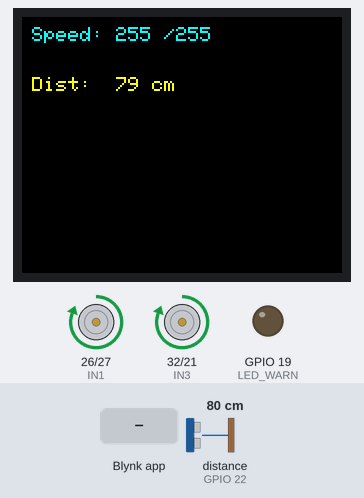
Recording of a sketch running on a simulated ESP32. Parts: 160×128 colour display, motor-driver pin pairs drawn as motors (green arrow = first pin HIGH = forward, orange = second pin HIGH = backward, longer = more drive, scaled by the enable pin), output pins drawn as LEDs (lit = HIGH). Wiring (inferred from the names in the program): ultrasonic range finder: trigger GPIO 23; echo GPIO 22. Inputs (shaded band) come from the test bench; at power-on: distance to the obstacle (sensor on GPIO 22) 80 cm. The echo pulse lasts 58.3 µs per cm; WiFi joins after 1.5 s; servers stay silent unless stated; pins used as bus, display or sensor lines are not drawn.

Above: at 6.2 s.
6.3 s: distance to the obstacle (sensor on GPIO 22) set to 9 cm
At 7.2 s:
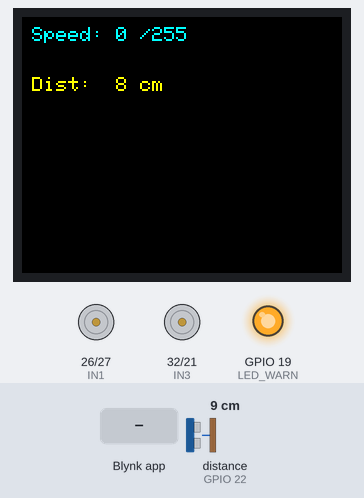
8.0 s: distance to the obstacle (sensor on GPIO 22) set to 13 cm
At 9.3 s:
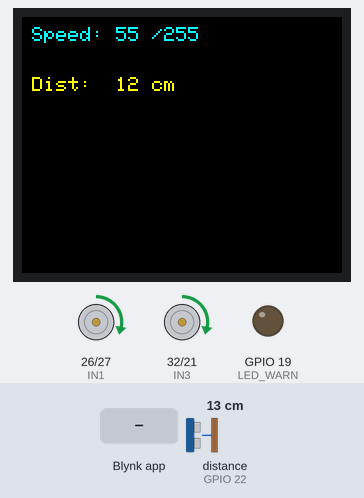
11.0 s: distance to the obstacle (sensor on GPIO 22) set to 60 cm
At 11.19 s:
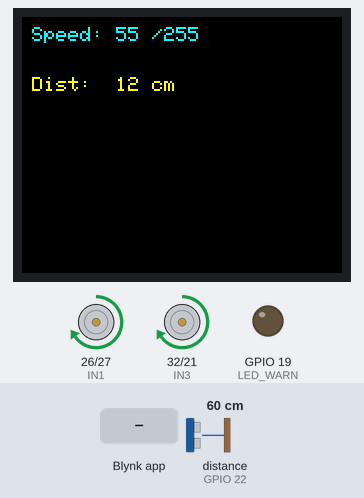
12.8 s: distance to the obstacle (sensor on GPIO 22) set to 35 cm
At 14.4 s:
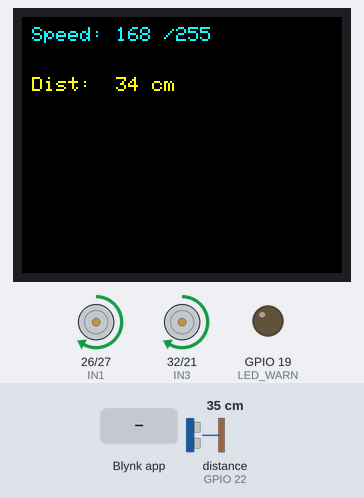
14.7 s: Blynk app writes 0 to V0
At 15.5 s:
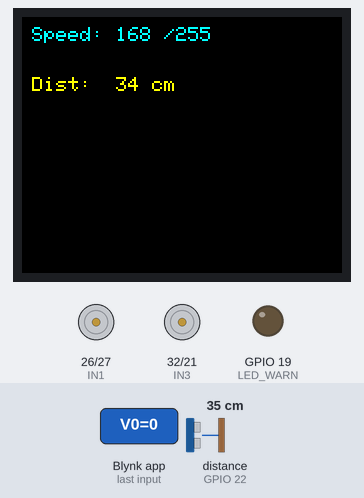
16.2 s: Blynk app writes 1 to V0
At 17.0 s:
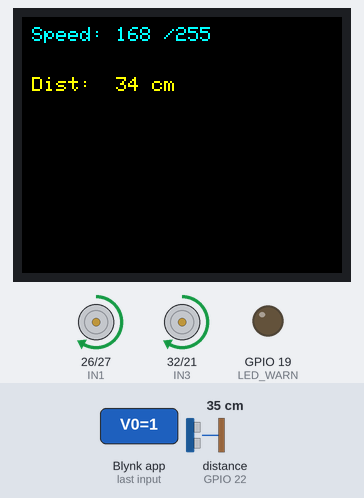
Timing chart, 0 to 18.7 s (numbered marks = the images above; inputs shaded):
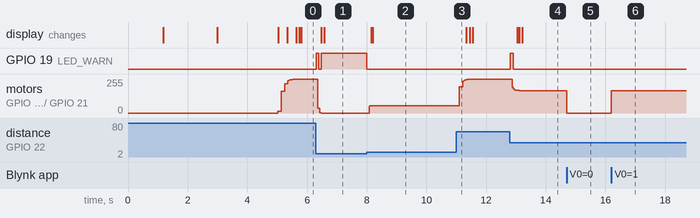

The sketch:

Cruise_Control.ino
```cpp
#define BLYNK_TEMPLATE_ID "TMPL344KpYuQY"
#define BLYNK_TEMPLATE_NAME "Cruise Controller"
#define BLYNK_AUTH_TOKEN "avYC7BNdX9pyZ7lZfAUonfcfdCbLRk0i"

#include <WiFi.h>
#include <BlynkSimpleEsp32.h>
#include <Adafruit_GFX.h>
#include <Adafruit_ST7735.h>
#include <SPI.h>

// TFT SPI pins
#define TFT_CS     5
#define TFT_DC     16
#define TFT_RST    17
Adafruit_ST7735 tft = Adafruit_ST7735(TFT_CS, TFT_DC, TFT_RST);

// WiFi credentials
char ssid[] = "manoj";
char pass[] = "manoj@123";

// Ultrasonic Sensor
#define TRIG_PIN 23
#define ECHO_PIN 22

// Motors
#define ENA 25
#define IN1 26
#define IN2 27
#define ENB 33
#define IN3 32
#define IN4 21

// Brake LED
#define LED_WARN 19

// Variables
int distance = 0;
int targetSpeed = 0;
float currentSpeed = 0;
float smoothing = 0.05;
bool systemOn = true;
bool ledState = false;
bool forceStopped = false;
bool dangerNotified = false;

unsigned long lastDisplay = 0;
unsigned long lastBlink = 0;
unsigned long tooCloseStart = 0;

const unsigned long displayInterval = 100;
const unsigned long blinkInterval = 100;

// Blynk V0 Switch
BLYNK_WRITE(V0) {
  systemOn = param.asInt();
}

void setup() {
  Serial.begin(115200);

  // TFT setup
  tft.initR(INITR_BLACKTAB);
  tft.setRotation(1);
  tft.fillScreen(ST77XX_BLACK);
  tft.setTextSize(2);
  tft.setTextColor(ST77XX_GREEN);
  tft.setCursor(10, 10);
  tft.print("Adaptive Cruise");

  delay(1000);
  tft.setCursor(10, 35);
  tft.setTextColor(ST77XX_YELLOW);
  tft.print("Connecting WiFi...");

  Blynk.begin(BLYNK_AUTH_TOKEN, ssid, pass);

  tft.fillScreen(ST77XX_BLACK);
  tft.setCursor(10, 10);
  tft.setTextColor(ST77XX_GREEN);
  tft.print("WiFi Connected!");
  delay(2000);
  tft.fillScreen(ST77XX_BLACK);

  // Pin setup
  pinMode(TRIG_PIN, OUTPUT);
  pinMode(ECHO_PIN, INPUT);
  pinMode(ENA, OUTPUT); pinMode(IN1, OUTPUT); pinMode(IN2, OUTPUT);
  pinMode(ENB, OUTPUT); pinMode(IN3, OUTPUT); pinMode(IN4, OUTPUT);
  pinMode(LED_WARN, OUTPUT);
  digitalWrite(LED_WARN, LOW);
}

int readDistanceCM() {
  digitalWrite(TRIG_PIN, LOW); delayMicroseconds(2);
  digitalWrite(TRIG_PIN, HIGH); delayMicroseconds(2);
  digitalWrite(TRIG_PIN, LOW);
  long duration = pulseIn(ECHO_PIN, HIGH, 30000);
  return (duration == 0) ? 999 : duration * 0.034 / 2;
}

void setMotors(int pwm) {
  pwm = constrain(pwm, 0, 255);
  if (pwm > 0) {
    digitalWrite(IN1, HIGH); digitalWrite(IN2, LOW);
    digitalWrite(IN3, HIGH); digitalWrite(IN4, LOW);
  } else {
    digitalWrite(IN1, LOW); digitalWrite(IN2, LOW);
    digitalWrite(IN3, LOW); digitalWrite(IN4, LOW);
  }
  analogWrite(ENA, pwm);
  analogWrite(ENB, pwm);
}

void updateLED(int pwm, int prevPwm) {
  if (pwm == 0) {
    digitalWrite(LED_WARN, HIGH);
  } else if (prevPwm > pwm) {
    if (millis() - lastBlink >= blinkInterval) {
      ledState = !ledState;
      digitalWrite(LED_WARN, ledState);
      lastBlink = millis();
    }
  } else {
    digitalWrite(LED_WARN, LOW);
  }
}

void updateDisplay(int pwm, int dist) {
  tft.setTextSize(1);
  tft.setTextWrap(false);

  // Line 1
  tft.fillRect(0, 0, 160, 20, ST77XX_BLACK);
  tft.setCursor(5, 5);
  tft.setTextColor(ST77XX_CYAN);
  tft.print("Speed: ");
  tft.print(pwm);
  tft.print(" /255");

  // Line 2
  tft.fillRect(0, 25, 160, 20, ST77XX_BLACK);
  tft.setCursor(5, 30);
  tft.setTextColor(ST77XX_YELLOW);
  tft.print("Dist:  ");
  tft.print(dist);
  tft.print(" cm");

  // Blynk Terminal
  Blynk.virtualWrite(V1, "Speed: " + String(pwm) );
  Blynk.virtualWrite(V2, "Dist: " + String(dist) + "cm");
}

void loop() {
  Blynk.run();

  if (!systemOn) {
    setMotors(0);
    digitalWrite(LED_WARN, LOW);
    return;
  }

  distance = readDistanceCM();

  if (distance <= 10 && !dangerNotified) {
    Blynk.logEvent("too_close", "🚨 Obstacle too close!");
    dangerNotified = true;
  } else if (distance > 15) {
    dangerNotified = false;
  }

  if (distance <= 10) {
    if (tooCloseStart == 0) tooCloseStart = millis();
    else if (millis() - tooCloseStart > 2000 && !forceStopped) {
      forceStopped = true;
      currentSpeed = 0;
      targetSpeed = 0;
      setMotors(0);
      Blynk.logEvent("force_stop", "🛑 Obstacle held >2s");
    }
  } else {
    tooCloseStart = 0;
    forceStopped = false;
  }

  if (forceStopped) return;

  if (distance > 40) targetSpeed = 255;
  else if (distance > 20) targetSpeed = map(distance, 21, 40, 100, 200);
  else if (distance > 10) targetSpeed = map(distance, 11, 20, 50, 100);
  else targetSpeed = 0;

  int prevSpeed = round(currentSpeed);
  currentSpeed += (targetSpeed - currentSpeed) * smoothing;
  int pwm = round(currentSpeed);

  setMotors(pwm);
  updateLED(pwm, prevSpeed);

  if (millis() - lastDisplay >= displayInterval) {
    updateDisplay(pwm, distance);
    lastDisplay = millis();
  }
}
```

Measured:
- the behaviour switches between 11 and 12 cm on distance to the obstacle (sensor on GPIO 22) (found by bisection; images 1 and 2)
- after the input at 6.3 s, GPIO 19 (LED_WARN): LOW → HIGH at once, → LOW 0.08 s later, → HIGH 0.09 s later; motor on GPIO 26 (IN1) / GPIO 27 (IN2), motor on GPIO 32 (IN3) / GPIO 21 (IN4): forward 255/255 → forward 36/255 after 0.05 s, → stopped 0.07 s later; the display: first changes after 0.18 s (image 1 shows a later state)
- after the input at 8.0 s, GPIO 19 (LED_WARN): HIGH → LOW at once; motor on GPIO 26 (IN1) / GPIO 27 (IN2), motor on GPIO 32 (IN3) / GPIO 21 (IN4): stopped → forward 55/255 after 0.08 s; the display: first changes after 0.15 s (image 2 shows a later state)
- after the input at 11.0 s, motor on GPIO 26 (IN1) / GPIO 27 (IN2), motor on GPIO 32 (IN3) / GPIO 21 (IN4): moves from forward 55/255 to forward 255/255 over 0.43 s, starting after 0.11 s
- after the input at 12.8 s, GPIO 19 (LED_WARN): LOW → HIGH at once, → LOW 0.10 s later; motor on GPIO 26 (IN1) / GPIO 27 (IN2), motor on GPIO 32 (IN3) / GPIO 21 (IN4): moves from forward 255/255 to forward 168/255 over 0.24 s, starting after 0.07 s; the display: first changes after 0.24 s (image 4 shows a later state)
- after the input at 14.7 s, motor on GPIO 26 (IN1) / GPIO 27 (IN2), motor on GPIO 32 (IN3) / GPIO 21 (IN4): forward 168/255 → stopped at once
- after the input at 16.2 s, motor on GPIO 26 (IN1) / GPIO 27 (IN2), motor on GPIO 32 (IN3) / GPIO 21 (IN4): stopped → forward 168/255 at once
